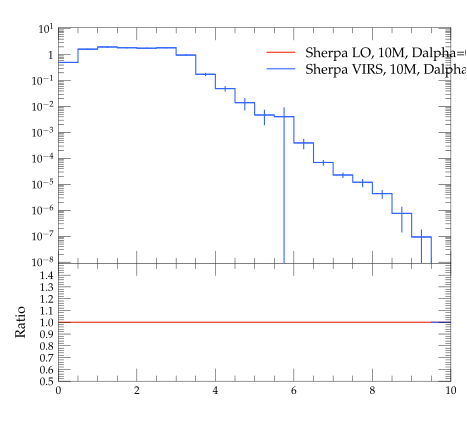

Reproduce this figure in Python.
#! /usr/bin/env python

# This Python script was auto-generated using YODA v2.0.0.
# Analysis object: /evtb/cutEg_jbjg_dr
# Timestamp: 15-04-2024 (14:39:01)

import matplotlib as mpl
import matplotlib.pyplot as plt
mpl.use('Agg') # comment out for interactive use
import os
import numpy as np

plotDir = os.path.split(os.path.realpath(__file__))[0]
if 'YODA_USER_PLOT_PATH' in globals():
    plot_outdir = globals()['YODA_USER_PLOT_PATH']
else:
    plot_outdir = plotDir

#plot style
plt.style.use(os.path.join(plotDir, '../default.mplstyle'))
# plot metadata
figW, figH = plt.rcParams['figure.figsize']
ax_xLabel = r''
ax_yLabel = r''
ax_title  = r''
ax_xScale = 'linear'
ax_yScale = 'log'
xLims = (0.0, 10.0)
yLims = (9.000000000000001e-09, 11.0)

# TeX-friendly labels for the legend
labels = [ r"Sherpa LO, 10M, Dalpha=0.01", r"Sherpa VIRS, 10M, Dalpha=0.01" ]

# Create figure and axis objects
fig, (ax, ratio0_ax) = plt.subplots(2, 1, sharex=True,
                  figsize=(figW,figH), gridspec_kw={'height_ratios': (2, 1)})
ratio0_ax.yaxis.set_major_locator(mpl.ticker.MultipleLocator(0.1))
ratio0_ax.set_ylim(0.5, 1.4999)
ratio0_ax.set_ylabel('Ratio')

# LineColor map: curve index -> color
linecolors = {0: '#EE3311', 1: '#3366FF'}
# the numerical data is stored in a separate file
dataf = dict()
prefix = os.path.split(__file__)[0]
if prefix:    prefix = prefix + '/'
exec(open(prefix+'cutEg_jbjg_dr__data.py').read(), dataf)


legend_handles = [] # keep track of handles for the legend

# style options for curves
# starts at zorder>=5 to draw curve on top of legend
styles = {
  'curve0': {
    'color' : linecolors[0],
    'linestyle' : '-',
    'marker' : 'o',
    'zorder' : 5,
    'histstyle' : True,
  },
  'curve1': {
    'color' : linecolors[1],
    'linestyle' : '-',
    'marker' : 'o',
    'zorder' : 6,
    'histstyle' : True,
  },
}
# curve from input yoda files in main panel
for label in dataf['yvals'].keys():
    if all(np.isnan(v) for v in dataf['yvals'][label]):
        continue
    tmp = None
    if styles[label]['histstyle']: # draw as histogram
        tmp, = ax.plot(dataf['xedges'], dataf['yedges'][label],
                       color=styles[label]['color'],
                       linestyle=styles[label]['linestyle'],
                       drawstyle='steps-pre', solid_joinstyle='miter',
                       zorder=styles[label]['zorder'], label=label)
        ax.errorbar(dataf['xpoints'], dataf['yvals'][label], color=styles[label]['color'],
                    xerr=dataf['xerrs'], yerr=[dataf['ydowns'][label], dataf['yups'][label]],
                    linestyle='none', zorder=styles[label]['zorder'])
    else: # draw as scatter
        tmp = ax.errorbar(dataf['xpoints'], dataf['yvals'][label],
                          xerr=dataf['xerrs'],
                          yerr=[ dataf['ydowns'][label],
                          dataf['yups'][label] ],
                          fmt=styles[label]['marker'],
                          ecolor=styles[label]['color'],
                          color=styles[label]['color'], zorder=2)
        tmp[-1][0].set_linestyle(styles[label]['linestyle'])
    legend_handles += [tmp]
    for varLabel in dataf['variation_yvals'].keys():
        if varLabel.startswith(label):
            tmp, = ax.plot(dataf['xedges'], dataf['variation_yvals'][varLabel],
                           color=styles[label]['color'],
                           linestyle=styles[label]['linestyle'],
                           drawstyle='steps-pre', solid_joinstyle='miter',
                           zorder=styles[label]['zorder'], alpha=0.5)


# plots on ratio panel
# curve from input yoda files in ratio panel
for label, yvals in dataf['ratio0_yvals'].items():
    if all(np.isnan(v) for v in yvals):
        continue
    if styles[label]['histstyle']: # plot as histogram
        ratio0_ax.plot(dataf['xedges'], yvals,
                       color=styles[label]['color'],
                       linestyle=styles[label]['linestyle'],
                       drawstyle='steps-pre', zorder=1,
                       solid_joinstyle='miter')
        ratio0_ax.vlines(dataf['xpoints'],
                         dataf['ratio0_ymin'][label],
                         dataf['ratio0_ymax'][label],
                         color=styles[label]['color'], zorder=1)
    else: # plot as scatter
        tmp = ratio0_ax.errorbar(dataf['xpoints'],
                                 yvals, xerr=dataf['xerrs'],
                                 yerr=dataf['ratio0_yerrs'][label],
                                 fmt=styles[label]['marker'],
                                 ecolor=styles[label]['color'],
                                 color=styles[label]['color'])
        tmp[-1][0].set_linestyle(styles[label]['linestyle'])

    for varlabel in dataf['ratio0_variation_vals'].keys():
        if varlabel.startswith(label):
            ratio0_ax.plot(dataf['xedges'],
                            dataf['ratio0_variation_vals'][varlabel],
                            color=styles[label]['color'],
                            linestyle=styles[label]['linestyle'],
                            drawstyle='steps-pre', solid_joinstyle='miter',
                            zorder=1, alpha=0.5)

legend_pos = (0.5, 0.97)
ax.legend(legend_handles, labels, loc='upper left', bbox_to_anchor=legend_pos)

# set plot metadata as defined above
ratio0_ax.set_xlabel(ax_xLabel)
ratio0_ax.xaxis.set_label_coords(1., -.15)
ax.set_ylabel(ax_yLabel, loc='top')
ax.set_title(ax_title, loc='left')
ax.set_xscale(ax_xScale)
ax.set_yscale(ax_yScale)
ax.set_xlim(xLims)
ax.set_ylim(yLims)

# tick formatting
plt.rcParams['xtick.top'] = True
plt.rcParams['ytick.right'] = True
ax.yaxis.set_major_locator(mpl.ticker.LogLocator(base=10.0, numticks=np.inf))
ax.yaxis.set_minor_locator(mpl.ticker.LogLocator(
                           base=10.0, subs=np.arange(0.1, 1, 0.1), numticks=np.inf))
fig.align_ylabels((ax, ratio0_ax))
plt.savefig(os.path.join(plot_outdir, 'cutEg_jbjg_dr.pdf'), format='PDF')
plt.savefig(os.path.join(plot_outdir, 'cutEg_jbjg_dr.png'), format='PNG')

plt.close(fig)
